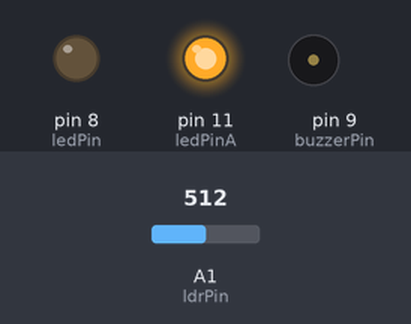
Simulated run of this sketch. Board: Arduino Uno, built with avr-gcc and run on an emulated ATmega328P. On the bench: output pins drawn as LEDs (lit = HIGH), buzzer (waves = sounding). The inputs (shaded band) are chosen by the test bench; at power-on: A1 (ldrPin) = 512.

Above: at 1.2 s.
1.3 s: A1 (ldrPin) set to 811
2.8 s: A1 (ldrPin) set to 831
At 2.95 s:
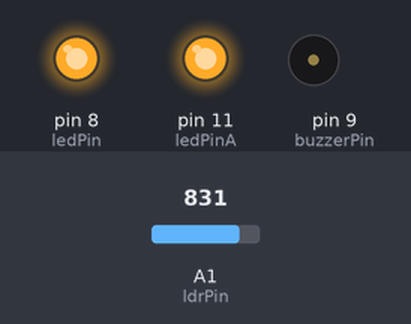
5.8 s: A1 (ldrPin) set to 716
At 5.8 s:
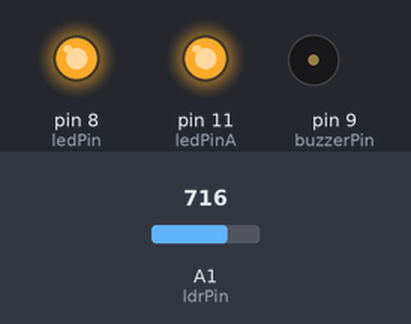
7.3 s: A1 (ldrPin) set to 900
At 7.45 s:
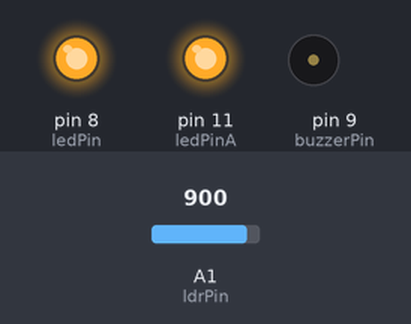
Timing chart, 0 to 11.3 s (numbered marks = the images above; inputs shaded):
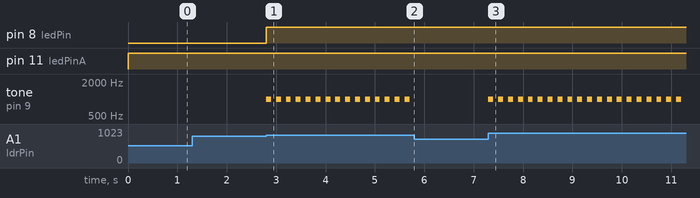

The sketch:

laser_security_alarm_system_arduino.ino
```cpp
int j;
float abc;
int ledPinA = 11;
int buzzerPin=9;
int ledPin=8;
int ldrPin=A1;
 void setup() {
  Serial.begin(9600);

 pinMode(ledPinA,OUTPUT);
 pinMode(ledPin,OUTPUT);
 pinMode(buzzerPin,OUTPUT);
 pinMode(ldrPin,INPUT);
}

void loop() {
 digitalWrite(ledPinA ,HIGH);
 j=analogRead(A1);
 abc=(5.0/1023.0)*j;

 if(abc>4){

  digitalWrite(ledPin,HIGH);
  tone(buzzerPin,1000);
  delay(100);
  tone(buzzerPin,0);
  delay(100);
 }

}
```

Measured:
- the behaviour switches between 818 and 819 on A1 (ldrPin) (found by bisection; images 0 and 1)
- after the input at 1.3 s, every drawn part: stays the same
- after the input at 2.8 s, pin 8 (ledPin): LOW → HIGH at once; tone on pin 9 (buzzerPin): alternates 1000 Hz for 0.10 s and silent for 0.10 s, starting at once
- after the input at 5.8 s, tone on pin 9 (buzzerPin): stops changing and stays silent
- after the input at 7.3 s, tone on pin 9 (buzzerPin): alternates 1000 Hz for 0.10 s and silent for 0.10 s, starting at once
